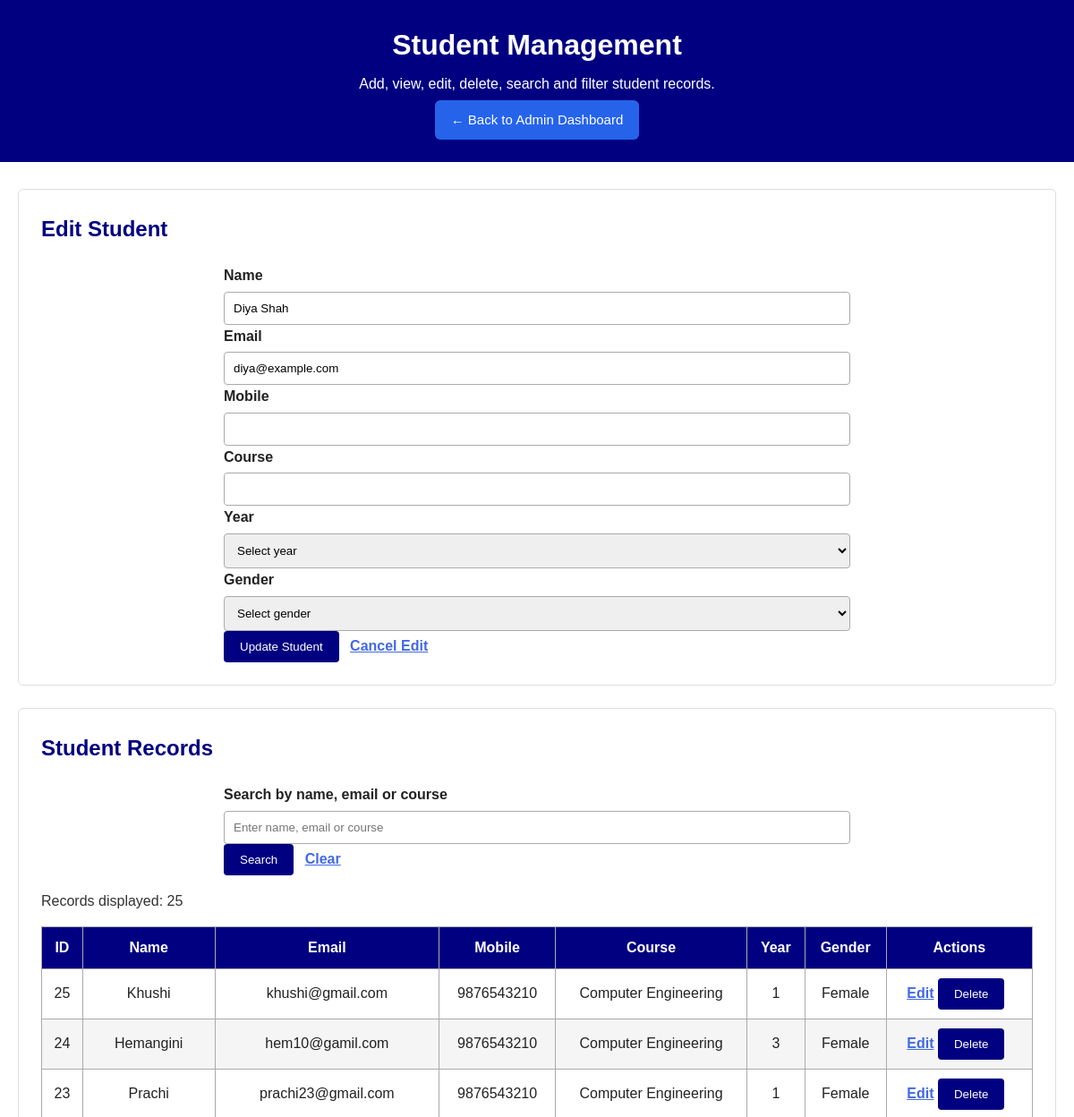
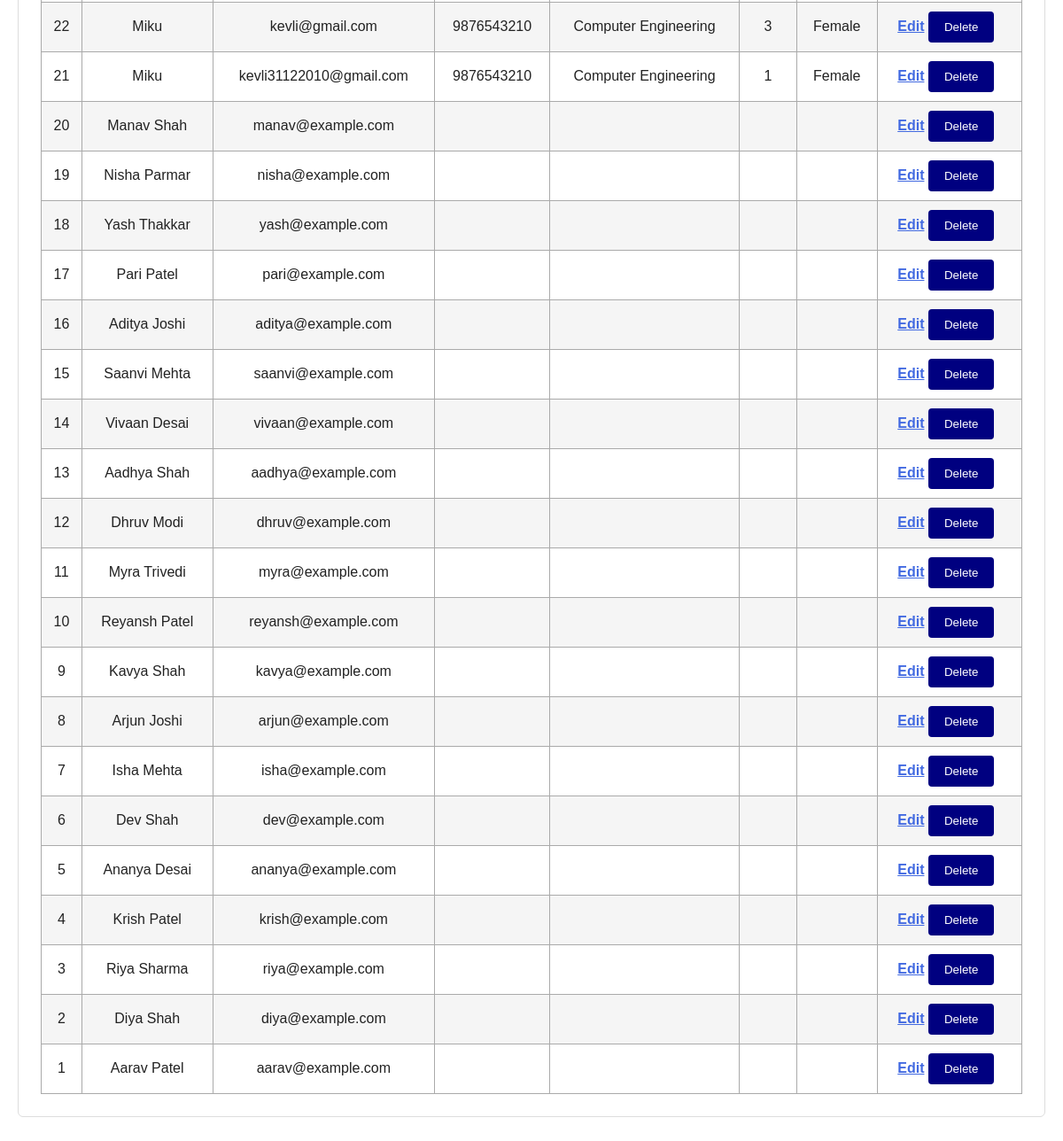
Screenshot of /Pages/manage_students.php?edit=2 (signed in) with the database file from the repository (2 pictures, top to bottom).
### tables this page shows
CREATE TABLE `students` (
  `student_id` int(11) NOT NULL,
  `name` varchar(100) NOT NULL,
  `email` varchar(100) NOT NULL,
  `password` varchar(255) NOT NULL,
  `created_at` timestamp NOT NULL DEFAULT current_timestamp(),
  `mobile` varchar(10) DEFAULT NULL,
  `course` varchar(50) DEFAULT NULL,
  `year` tinyint(3) UNSIGNED DEFAULT NULL,
  `gender` varchar(10) DEFAULT NULL
);

### Pages/manage_students.php (the view, shortened to what this page needs)
<?php
require_once __DIR__ . "/../config/db.php";
$search = trim($_GET["search"] ?? "");
function clean($value) {
    return htmlspecialchars((string)$value, ENT_QUOTES, "UTF-8");
}
$editStudent = null;
if (isset($_GET["edit"])) {
    $id = (int)$_GET["edit"];
    $stmt = $conn->prepare(
        "SELECT student_id, name, email, mobile, course, year, gender
         FROM students WHERE student_id = ?"
    );
    $stmt->bind_param("i", $id);
    $stmt->execute();
    $editStudent = $stmt->get_result()->fetch_assoc();
}
$sql = "SELECT student_id, name, email, mobile, course, year, gender, created_at
        FROM students";
$sql .= " ORDER BY student_id DESC";
$stmt = $conn->prepare($sql);
$stmt->execute();
$students = $stmt->get_result();
?>
<!DOCTYPE html>
<html lang="en">
<head>
    <link rel="stylesheet" href="../css/style.css">
</head>
<body>
<header>
    <h1>Student Management</h1>
    <p>Add, view, edit, delete, search and filter student records.</p>
    <a href="admin_dashboard.php" class="btn">← Back to Admin Dashboard</a>
</header>
<main>
    <section>
        <h2><?= $editStudent ? "Edit Student" : "Add Student" ?></h2>
        <form method="post">
            <label>Name</label>
            <input name="name" required maxlength="100"
                   value="<?= clean($editStudent["name"] ?? "") ?>">
            <label>Email</label>
            <input type="email" name="email" required maxlength="100"
                   value="<?= clean($editStudent["email"] ?? "") ?>">
            <label>Mobile</label>
            <input name="mobile" required pattern="[0-9]{10}"
                   maxlength="10"
                   value="<?= clean($editStudent["mobile"] ?? "") ?>">
            <label>Course</label>
            <input name="course" required
                   value="<?= clean($editStudent["course"] ?? "") ?>">
            <label>Year</label>
            <select name="year" required>
                <option value="">Select year</option>
            </select>
            <label>Gender</label>
            <select name="gender" required>
                <option value="">Select gender</option>
            </select>
            <button type="submit">
                <?= $editStudent ? "Update Student" : "Add Student" ?>
            </button>
            <?php if ($editStudent): ?>
                <a href="manage_students.php">Cancel Edit</a>
            <?php endif; ?>
        </form>
    </section>
    <section>
        <h2>Student Records</h2>
        <form method="get">
            <label>Search by name, email or course</label>
            <input name="search" value="<?= clean($search) ?>"
                   placeholder="Enter name, email or course">
            <button type="submit">Search</button>
            <a href="manage_students.php">Clear</a>
        </form>
        <p>Records displayed: <?= $students->num_rows ?></p>
        <table>
            <thead>
                <tr>
                    <th>ID</th>
                    <th>Name</th>
                    <th>Email</th>
                    <th>Mobile</th>
                    <th>Course</th>
                    <th>Year</th>
                    <th>Gender</th>
                    <th>Actions</th>
                </tr>
            </thead>
            <tbody>
            <?php while ($row = $students->fetch_assoc()): ?>
                <tr>
                    <td><?= (int)$row["student_id"] ?></td>
                    <td><?= clean($row["name"]) ?></td>
                    <td><?= clean($row["email"]) ?></td>
                    <td><?= clean($row["mobile"]) ?></td>
                    <td><?= clean($row["course"]) ?></td>
                    <td><?= clean($row["year"]) ?></td>
                    <td><?= clean($row["gender"]) ?></td>
                    <td>
                        <a href="?edit=<?= (int)$row["student_id"] ?>">Edit</a>
                        <form method="post" style="display:inline"
                              onsubmit="return confirm('Delete this student record?');">
                            <button type="submit">Delete</button>
                        </form>
                    </td>
                </tr>
            <?php endwhile; ?>
            </tbody>
        </table>
    </section>
</main>
</body>
</html>

### css/style.css (style rules this page uses)
* { box-sizing: border-box; }
body { background-color: white; font-family: Arial, sans-serif; color: #222; margin: 0; padding: 0; line-height: 1.6; }
header { background-color: navy; color: white; text-align: center; padding: 25px 20px; }
header h1, header h2 { color: white; margin: 0 0 5px; }
header p { color: white; margin: 5px 0; }
main { max-width: 1200px; margin: 0 auto; padding: 30px 20px; }
section { background-color: white; padding: 25px; margin-bottom: 25px; border: 1px solid #ddd; border-radius: 6px; }
h1, h2, h3 { color: navy; }
section h2 { margin-top: 0; }
p { color: #333; }
form { max-width: 700px; margin: 0 auto; }
label { color: #222; font-weight: bold; }
input, select, textarea { width: 100%; padding: 10px; margin-top: 5px; border: 1px solid #aaa; border-radius: 4px; font-family: Arial, sans-serif; }
button { background-color: navy; color: white; border: none; padding: 10px 18px; margin-right: 8px; border-radius: 4px; cursor: pointer; }
table { width: 100%; border-collapse: collapse; margin-top: 15px; }
th { background-color: navy; color: white; }
th, td { border: 1px solid #aaa; padding: 10px; text-align: center; }
tbody tr:nth-child(even) { background-color: #f5f5f5; }
main a { color: royalblue; font-weight: bold; }
.btn { display: inline-block; padding: 10px 18px; background-color: #2563eb; color: white; text-decoration: none; border: none; border-radius: 6px; font-size: 15px; cursor: pointer; }

### rows the page displays
students: name "Diya Shah", email "diya@example.com", student_id "2"
students: student_id "25", name "Khushi", email "khushi@gmail.com", mobile "9876543210", course "Computer Engineering", year "1", gender "Female"
students: student_id "24", name "Hemangini", email "hem10@gamil.com", mobile "9876543210", course "Computer Engineering", year "3", gender "Female"
students: student_id "23", name "Prachi", email "prachi23@gmail.com", mobile "9876543210", course "Computer Engineering", year "1", gender "Female"
students: student_id "22", name "Miku", email "kevli@gmail.com", mobile "9876543210", course "Computer Engineering", year "3", gender "Female"
students: student_id "21", name "Miku", email "kevli31122010@gmail.com", mobile "9876543210", course "Computer Engineering", year "1", gender "Female"
students: student_id "20", name "Manav Shah", email "manav@example.com"
students: student_id "19", name "Nisha Parmar", email "nisha@example.com"
students: student_id "18", name "Yash Thakkar", email "yash@example.com"
students: student_id "17", name "Pari Patel", email "pari@example.com"
students: student_id "16", name "Aditya Joshi", email "aditya@example.com"
students: student_id "15", name "Saanvi Mehta", email "saanvi@example.com"
students: student_id "14", name "Vivaan Desai", email "vivaan@example.com"
students: student_id "13", name "Aadhya Shah", email "aadhya@example.com"
students: student_id "12", name "Dhruv Modi", email "dhruv@example.com"
students: student_id "11", name "Myra Trivedi", email "myra@example.com"
students: student_id "10", name "Reyansh Patel", email "reyansh@example.com"
students: student_id "9", name "Kavya Shah", email "kavya@example.com"
students: student_id "8", name "Arjun Joshi", email "arjun@example.com"
students: student_id "7", name "Isha Mehta", email "isha@example.com"
students: student_id "6", name "Dev Shah", email "dev@example.com"
students: student_id "5", name "Ananya Desai", email "ananya@example.com"
students: student_id "4", name "Krish Patel", email "krish@example.com"
students: student_id "3", name "Riya Sharma", email "riya@example.com"
students: student_id "1", name "Aarav Patel", email "aarav@example.com"

### other values shown
$students->num_rows "25"
